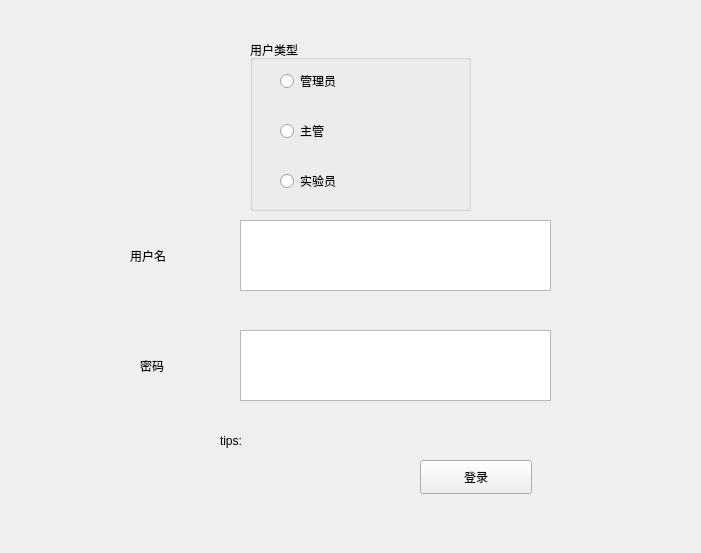
<?xml version="1.0" encoding="UTF-8"?>
<ui version="4.0">
 <class>DdyLogin</class>
 <widget class="QMainWindow" name="DdyLogin">
  <property name="geometry">
   <rect>
    <x>0</x>
    <y>0</y>
    <width>701</width>
    <height>553</height>
   </rect>
  </property>
  <property name="windowTitle">
   <string>DdyLogin</string>
  </property>
  <widget class="QWidget" name="centralwidget">
   <widget class="QGroupBox" name="Usertype">
    <property name="geometry">
     <rect>
      <x>250</x>
      <y>40</y>
      <width>221</width>
      <height>171</height>
     </rect>
    </property>
    <property name="title">
     <string>用户类型</string>
    </property>
    <widget class="QRadioButton" name="Adimn">
     <property name="geometry">
      <rect>
       <x>30</x>
       <y>30</y>
       <width>132</width>
       <height>22</height>
      </rect>
     </property>
     <property name="text">
      <string>管理员</string>
     </property>
    </widget>
    <widget class="QRadioButton" name="Supor">
     <property name="geometry">
      <rect>
       <x>30</x>
       <y>80</y>
       <width>132</width>
       <height>22</height>
      </rect>
     </property>
     <property name="text">
      <string>主管</string>
     </property>
    </widget>
    <widget class="QRadioButton" name="Opera">
     <property name="geometry">
      <rect>
       <x>30</x>
       <y>130</y>
       <width>132</width>
       <height>22</height>
      </rect>
     </property>
     <property name="text">
      <string>实验员</string>
     </property>
    </widget>
   </widget>
   <widget class="QTextEdit" name="usernamete">
    <property name="geometry">
     <rect>
      <x>240</x>
      <y>220</y>
      <width>311</width>
      <height>71</height>
     </rect>
    </property>
   </widget>
   <widget class="QLabel" name="label_2">
    <property name="geometry">
     <rect>
      <x>130</x>
      <y>230</y>
      <width>81</width>
      <height>51</height>
     </rect>
    </property>
    <property name="text">
     <string>用户名</string>
    </property>
   </widget>
   <widget class="QLabel" name="label_3">
    <property name="geometry">
     <rect>
      <x>140</x>
      <y>340</y>
      <width>81</width>
      <height>51</height>
     </rect>
    </property>
    <property name="text">
     <string>密码</string>
    </property>
   </widget>
   <widget class="QTextEdit" name="passwordte">
    <property name="geometry">
     <rect>
      <x>240</x>
      <y>330</y>
      <width>311</width>
      <height>71</height>
     </rect>
    </property>
   </widget>
   <widget class="QPushButton" name="Loginbt">
    <property name="geometry">
     <rect>
      <x>420</x>
      <y>460</y>
      <width>112</width>
      <height>34</height>
     </rect>
    </property>
    <property name="text">
     <string>登录</string>
    </property>
   </widget>
   <widget class="QLabel" name="tips">
    <property name="geometry">
     <rect>
      <x>220</x>
      <y>430</y>
      <width>411</width>
      <height>21</height>
     </rect>
    </property>
    <property name="text">
     <string>tips:</string>
    </property>
   </widget>
  </widget>
 </widget>
 <resources/>
 <connections/>
</ui>
